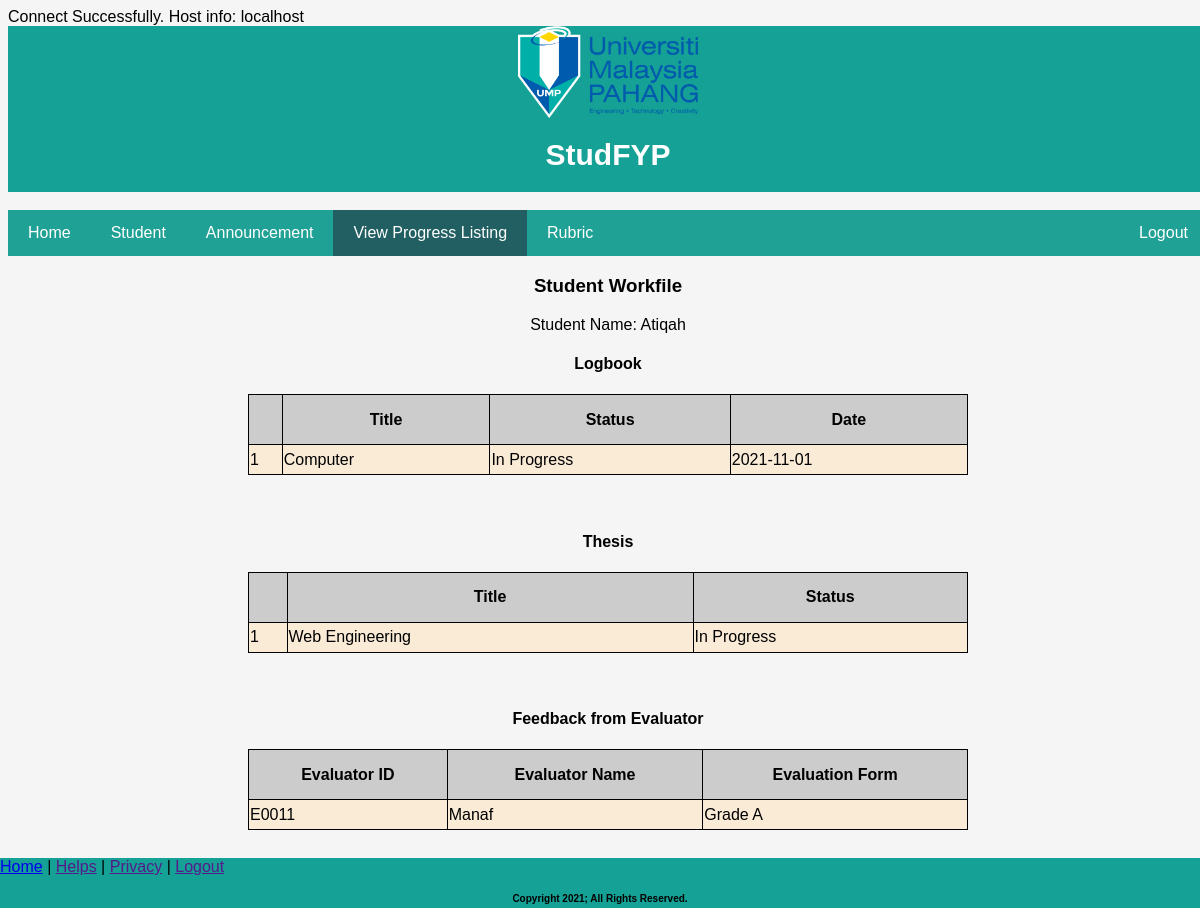
The app's page /workfile.php?StudentID=CA1872 with its own data.
### tables this page shows
CREATE TABLE `workfile` (
  `WorkfileID` varchar(20) NOT NULL,
  `Workfile_date` date NOT NULL,
  `StudentID` varchar(20) NOT NULL,
  `LogbookID` varchar(20) NOT NULL,
  `ThesisID` varchar(20) NOT NULL,
  `EvaluatorID` varchar(20) NOT NULL,
  `SupervisorID` varchar(20) NOT NULL,
  `LecturerID` varchar(20) NOT NULL,
  `IndustrialID` varchar(20) NOT NULL
);

CREATE TABLE `student` (
  `StudentID` varchar(20) NOT NULL,
  `Student_Name` varchar(100) NOT NULL,
  `Student_Email` varchar(100) NOT NULL,
  `Student_Phone` int(20) NOT NULL,
  `Student_Info` varchar(100) NOT NULL,
  `Faculty_Code` varchar(20) NOT NULL,
  `EvaluatorID` varchar(20) NOT NULL,
  `WorkfileID` varchar(20) NOT NULL,
  `SupervisorID` varchar(20) NOT NULL,
  `RubricID` varchar(20) NOT NULL,
  `Faculty_Announcement` varchar(100) NOT NULL,
  `IndustrialID` varchar(20) NOT NULL
);

CREATE TABLE `logbook` (
  `LogbookID` varchar(20) NOT NULL,
  `Logbook_Title` varchar(100) NOT NULL,
  `Logbook_Status` varchar(20) NOT NULL,
  `Logbook_Date` date NOT NULL,
  `StudentID` varchar(20) NOT NULL
);

CREATE TABLE `thesis` (
  `ThesisID` varchar(20) NOT NULL,
  `Thesis_title` varchar(100) NOT NULL,
  `Thesis_Status` varchar(20) NOT NULL,
  `LogbookID` varchar(20) NOT NULL,
  `StudentID` varchar(20) NOT NULL
);

CREATE TABLE `evaluator` (
  `EvaluatorID` varchar(20) NOT NULL,
  `Evaluator_Name` varchar(100) NOT NULL,
  `Evaluation_Form` varchar(100) NOT NULL,
  `Student_Info` varchar(100) NOT NULL,
  `WorkfileID` varchar(20) NOT NULL,
  `LecturerID` varchar(20) NOT NULL,
  `IndustrialID` varchar(20) NOT NULL
);

### workfile.php (the view, shortened to what this page needs)
<?php
include ("databaseFYP.php");
?>
<!DOCTYPE html>
<html>
    <head>
        <link rel="stylesheet" type="text/css" href="./css/coordinator.css">
    </head>
    <body>
        <header>
            <img src= ./img/logo1.png width=15%>
            <h1>StudFYP</h1>
        </header>
        <br>
            <div class="navbar_mid">
                <a href="coordinatorPage.php">Home</a>
                <a href="student-supervisor.php">Student</a>
                <a href="announcement.php">Announcement</a>
                <a class="active" href="view_progress_listing.php">View Progress Listing</a>
                <a href="rubric_list.php">Rubric</a>
                <a href="" style="float:right">Logout</a>
            </div>
        <center>
            <h3>Student Workfile</h3>
            <?php
            $sql = mysqli_query($conn, "SELECT workfile.StudentID, student.Student_Name FROM workfile left join student on workfile.StudentID = student.StudentID Where workfile.StudentID ='". $_GET['StudentID']."' ") or die(mysqli_error($conn));
            while($name = mysqli_fetch_array($sql)) { ?>
                <?php echo "Student Name:". " " .$name['Student_Name']; ?>
            <?php } ?>
            <h4>Logbook</h4>
            <div>
                <table class="stud-table">
                    <?php
                    $count=1;
                    $sql = mysqli_query($conn, "SELECT * FROM logbook WHERE StudentID = '". $_GET['StudentID']."'");
                    while($row = mysqli_fetch_array($sql)) { ?>
                        <tr>
                            <th></th>
                            <th>Title</th>
                            <th>Status</th>
                            <th>Date</th>
                        </tr>
                        <tr>
                            <td><?php echo $count; ?></td>
                            <td><?php echo $row['Logbook_Title']; ?></td>
                            <td><?php echo $row['Logbook_Status']; ?></td>
                            <td><?php echo $row['Logbook_Date']; ?></td>
                        </tr>
                    <?php $count++; } ?>
                </table>
            </div>
            <br><br>
            <h4>Thesis</h4>
            <div>
                <table class="stud-table">
                    <?php
                    $count=1;
                    $sql = mysqli_query($conn, "SELECT * FROM thesis WHERE StudentID = '". $_GET['StudentID']."'");
                    while($row = mysqli_fetch_array($sql)) { ?>
                        <tr>
                            <th></th>
                            <th>Title</th>
                            <th>Status</th>
                        </tr>
                        <tr>
                            <td><?php echo $count; ?></td>
                            <td><?php echo $row['Thesis_title']; ?></td>
                            <td><?php echo $row['Thesis_Status']; ?></td>
                        </tr>
                    <?php $count++; } ?>
                </table>
                <br><br>
            <h4>Feedback from Evaluator</h4>
            <div>
                <table class="stud-table">
                    <?php
                    $sql = "SELECT workfile.EvaluatorID, evaluator.Evaluator_Name, evaluator.Evaluation_Form FROM workfile left join evaluator on workfile.EvaluatorID = evaluator.EvaluatorID WHERE StudentID = '". $_GET['StudentID']."'";
                    if($result = mysqli_query($conn, $sql)) {
                        while($row = mysqli_fetch_array($result)) {
                            echo "<tr>";
                                echo "<th>"."Evaluator ID"."</th>";
                                echo "<th>"."Evaluator Name"."</th>";
                                echo "<th>"."Evaluation Form "."</th>";
                            echo "</tr>";
                            echo "<tr>";
                                echo "<td>". $row['EvaluatorID']."</td>";
                                echo "<td>". $row['Evaluator_Name']."</td>";
                                echo "<td>". $row['Evaluation_Form']."</td>";
                            echo "</tr>";
                        }
                    } else {
                        die(mysqli_error($conn));
                    }
                    ?>
                </table>
                <br><br>
                <button onclick="window.location.href='view_progress_listing.php'">Back</button>
            </div>
        </center>
        <footer>
        <div class="footer">
            <a href="coordinatorPage.php">Home</a> |
            <a href="">Helps</a> |
            <a href="">Privacy</a> |
            <a href="">Logout</a>
            <br>
            <h5>Copyright 2021; All Rights Reserved.</h5>
        </div>
        </footer>
    </body>
</html>

### css/coordinator.css (style rules this page uses)
* { box-sizing: border-box; }
body { font-family: Arial, Helvetica, sans-serif; }
header { background-color: #15a195; padding: 0.1px; text-align: center; font-size: 15px; color: white; }
.navbar_mid { overflow: hidden; background-color:#20a195; left:50%; }
.navbar_mid a { float: left; display: block; color: white; padding: 14px 20px; text-decoration: none; }
.navbar_mid a.active { background-color:#225f63; color: white; }
.footer { position: fixed; left: 0; bottom: 0; width: 100%; height: 50px; background-color:#15a195; }
.footer h5 { text-align: center; font-size: 10px; color: black; }
body { background-color: #f5f5f5; }
.stud-table th { height: 50px; background-color:#ccc; }
.stud-table td { height: 30px; background-color: antiquewhite; }

### workfile.php (style rules this page uses)
body { height: 100%; width: 100%; min-height: 400px; margin-bottom: 100px; clear: both; }
table { width: 60%; }
table, th, td { border: 1px solid #000; border-collapse: collapse; }

### records on screen
workfile: StudentID.Student_Name "Atiqah", EvaluatorID "E0011", EvaluatorID.Evaluator_Name "Manaf", EvaluatorID.Evaluation_Form "Grade A"
logbook: Logbook_Title "Computer", Logbook_Status "In Progress", Logbook_Date "2021-11-01"
thesis: Thesis_title "Web Engineering", Thesis_Status "In Progress"

### other values on screen
mysqli_get_host_info($conn) "localhost"
